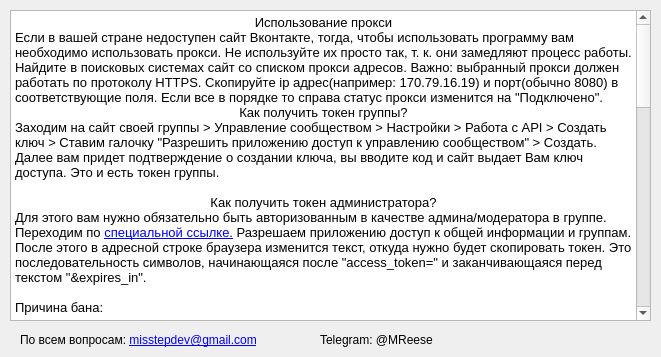
<?xml version="1.0" encoding="UTF-8"?>
<ui version="4.0">
 <class>help</class>
 <widget class="QMainWindow" name="help">
  <property name="geometry">
   <rect>
    <x>0</x>
    <y>0</y>
    <width>661</width>
    <height>357</height>
   </rect>
  </property>
  <property name="windowTitle">
   <string>help</string>
  </property>
  <widget class="QWidget" name="centralWidget">
   <widget class="QTextBrowser" name="textBrowser">
    <property name="geometry">
     <rect>
      <x>10</x>
      <y>10</y>
      <width>641</width>
      <height>311</height>
     </rect>
    </property>
    <property name="html">
     <string>&lt;!DOCTYPE HTML PUBLIC &quot;-//W3C//DTD HTML 4.0//EN&quot; &quot;http://www.w3.org/TR/REC-html40/strict.dtd&quot;&gt;
&lt;html&gt;&lt;head&gt;&lt;meta name=&quot;qrichtext&quot; content=&quot;1&quot; /&gt;&lt;style type=&quot;text/css&quot;&gt;
p, li { white-space: pre-wrap; }
&lt;/style&gt;&lt;/head&gt;&lt;body style=&quot; font-family:'MS Shell Dlg 2'; font-size:7.8pt; font-weight:400; font-style:normal;&quot;&gt;
&lt;p align=&quot;center&quot; style=&quot; margin-top:0px; margin-bottom:0px; margin-left:0px; margin-right:0px; -qt-block-indent:0; text-indent:0px;&quot;&gt;&lt;span style=&quot; font-family:'.SF NS Text'; font-size:10pt;&quot;&gt;Использование прокси&lt;/span&gt;&lt;/p&gt;
&lt;p style=&quot; margin-top:0px; margin-bottom:0px; margin-left:0px; margin-right:0px; -qt-block-indent:0; text-indent:0px;&quot;&gt;&lt;span style=&quot; font-family:'.SF NS Text'; font-size:10pt;&quot;&gt;Если в вашей стране недоступен сайт Вконтакте, тогда, чтобы использовать программу вам необходимо использовать прокси. Не используйте их просто так, т. к. они замедляют процесс работы. Найдите в поисковых системах сайт со списком прокси адресов. Важно: выбранный прокси должен работать по протоколу HTTPS. Скопируйте ip адрес(например: 170.79.16.19) и порт(обычно 8080) в соответствующие поля. Если все в порядке то справа статус прокси изменится на &amp;quot;Подключено&amp;quot;.&lt;/span&gt;&lt;/p&gt;
&lt;p align=&quot;center&quot; style=&quot; margin-top:0px; margin-bottom:0px; margin-left:0px; margin-right:0px; -qt-block-indent:0; text-indent:0px;&quot;&gt;&lt;span style=&quot; font-family:'.SF NS Text'; font-size:10pt;&quot;&gt;Как получить токен группы?&lt;/span&gt;&lt;/p&gt;
&lt;p style=&quot; margin-top:0px; margin-bottom:0px; margin-left:0px; margin-right:0px; -qt-block-indent:0; text-indent:0px;&quot;&gt;&lt;span style=&quot; font-family:'.SF NS Text'; font-size:10pt;&quot;&gt;Заходим на сайт своей группы &amp;gt; Управление сообществом &amp;gt; Настройки &amp;gt; Работа с API &amp;gt; Создать ключ &amp;gt; Ставим галочку &amp;quot;Разрешить приложению доступ к управлению сообществом&amp;quot; &amp;gt; Создать. Далее вам придет подтверждение о создании ключа, вы вводите код и сайт выдает Вам ключ доступа. Это и есть токен группы.&lt;/span&gt;&lt;/p&gt;
&lt;p style=&quot;-qt-paragraph-type:empty; margin-top:0px; margin-bottom:0px; margin-left:0px; margin-right:0px; -qt-block-indent:0; text-indent:0px; font-family:'.SF NS Text'; font-size:10pt;&quot;&gt;&lt;br /&gt;&lt;/p&gt;
&lt;p align=&quot;center&quot; style=&quot; margin-top:0px; margin-bottom:0px; margin-left:0px; margin-right:0px; -qt-block-indent:0; text-indent:0px;&quot;&gt;&lt;span style=&quot; font-family:'.SF NS Text'; font-size:10pt;&quot;&gt;Как получить токен администратора?&lt;/span&gt;&lt;/p&gt;
&lt;p style=&quot; margin-top:0px; margin-bottom:0px; margin-left:0px; margin-right:0px; -qt-block-indent:0; text-indent:0px;&quot;&gt;&lt;span style=&quot; font-family:'.SF NS Text'; font-size:10pt;&quot;&gt;Для этого вам нужно обязательно быть авторизованным в качестве админа/модератора в группе. Переходим по &lt;/span&gt;&lt;a href=&quot;https://oauth.vk.com/authorize?client_id=6475224&amp;amp;display=page&amp;amp;redirect_uri=https://oauth.vk.com/blank.html&amp;amp;scope=friends,groups,offline&amp;amp;response_type=token&amp;amp;v=7.54&quot;&gt;&lt;span style=&quot; font-family:'.SF NS Text'; font-size:10pt; text-decoration: underline; color:#0000ff;&quot;&gt;специальной ссылке.&lt;/span&gt;&lt;/a&gt;&lt;span style=&quot; font-family:'.SF NS Text'; font-size:10pt;&quot;&gt; Разрешаем приложению доступ к общей информации и группам. После этого в адресной строке браузера изменится текст, откуда нужно будет скопировать токен. Это последовательность символов, начинающаяся после &amp;quot;access_token=&amp;quot; и заканчивающаяся перед текстом &amp;quot;&amp;amp;expires_in&amp;quot;.&lt;/span&gt;&lt;/p&gt;
&lt;p style=&quot;-qt-paragraph-type:empty; margin-top:0px; margin-bottom:0px; margin-left:0px; margin-right:0px; -qt-block-indent:0; text-indent:0px; font-family:'.SF NS Text'; font-size:10pt;&quot;&gt;&lt;br /&gt;&lt;/p&gt;
&lt;p style=&quot; margin-top:0px; margin-bottom:0px; margin-left:0px; margin-right:0px; -qt-block-indent:0; text-indent:0px;&quot;&gt;&lt;span style=&quot; font-family:'.SF NS Text'; font-size:10pt;&quot;&gt;Причина бана:&lt;/span&gt;&lt;/p&gt;
&lt;ul style=&quot;margin-top: 0px; margin-bottom: 0px; margin-left: 0px; margin-right: 0px; -qt-list-indent: 1;&quot;&gt;&lt;li style=&quot; font-family:'-apple-system,system-ui,Roboto,Helvetica Neue,sans-serif'; font-size:10pt; color:#758eac;&quot; style=&quot; margin-top:5px; margin-bottom:0px; margin-left:0px; margin-right:0px; -qt-block-indent:0; text-indent:0px;&quot;&gt;&lt;span style=&quot; font-size:13px; font-style:italic; color:#000000;&quot;&gt;0&lt;/span&gt;&lt;span style=&quot; font-size:13px; color:#000000;&quot;&gt; — другое (по умолчанию);&lt;/span&gt;&lt;/li&gt;
&lt;li style=&quot; font-family:'-apple-system,system-ui,Roboto,Helvetica Neue,sans-serif'; font-size:10pt; color:#758eac;&quot; style=&quot; margin-top:0px; margin-bottom:0px; margin-left:0px; margin-right:0px; -qt-block-indent:0; text-indent:0px;&quot;&gt;&lt;span style=&quot; font-size:13px; font-style:italic; color:#000000;&quot;&gt;1&lt;/span&gt;&lt;span style=&quot; font-size:13px; color:#000000;&quot;&gt; — спам;&lt;/span&gt;&lt;/li&gt;
&lt;li style=&quot; font-family:'-apple-system,system-ui,Roboto,Helvetica Neue,sans-serif'; font-size:10pt; color:#758eac;&quot; style=&quot; margin-top:0px; margin-bottom:0px; margin-left:0px; margin-right:0px; -qt-block-indent:0; text-indent:0px;&quot;&gt;&lt;span style=&quot; font-size:13px; font-style:italic; color:#000000;&quot;&gt;2&lt;/span&gt;&lt;span style=&quot; font-size:13px; color:#000000;&quot;&gt; — оскорбление участников;&lt;/span&gt;&lt;/li&gt;
&lt;li style=&quot; font-family:'-apple-system,system-ui,Roboto,Helvetica Neue,sans-serif'; font-size:10pt; color:#758eac;&quot; style=&quot; margin-top:0px; margin-bottom:0px; margin-left:0px; margin-right:0px; -qt-block-indent:0; text-indent:0px;&quot;&gt;&lt;span style=&quot; font-size:13px; font-style:italic; color:#000000;&quot;&gt;3&lt;/span&gt;&lt;span style=&quot; font-size:13px; color:#000000;&quot;&gt; — нецензурные выражения;&lt;/span&gt;&lt;/li&gt;
&lt;li style=&quot; font-family:'-apple-system,system-ui,Roboto,Helvetica Neue,sans-serif'; font-size:10pt; color:#758eac;&quot; style=&quot; margin-top:0px; margin-bottom:0px; margin-left:0px; margin-right:0px; -qt-block-indent:0; text-indent:0px;&quot;&gt;&lt;span style=&quot; font-size:13px; font-style:italic; color:#000000;&quot;&gt;4&lt;/span&gt;&lt;span style=&quot; font-size:13px; color:#000000;&quot;&gt; — сообщения не по теме.&lt;/span&gt;&lt;/li&gt;&lt;/ul&gt;
&lt;p style=&quot;-qt-paragraph-type:empty; margin-top:0px; margin-bottom:0px; margin-left:0px; margin-right:0px; -qt-block-indent:0; text-indent:0px; font-family:'-apple-system,system-ui,Roboto,Helvetica Neue,sans-serif'; font-size:10pt; color:#000000;&quot;&gt;&lt;br /&gt;&lt;/p&gt;
&lt;p align=&quot;center&quot; style=&quot; margin-top:0px; margin-bottom:0px; margin-left:0px; margin-right:0px; -qt-block-indent:0; text-indent:0px;&quot;&gt;&lt;span style=&quot; font-family:'-apple-system,system-ui,Roboto,Helvetica Neue,sans-serif'; font-size:10pt; color:#000000;&quot;&gt;Как пользоваться программой?&lt;/span&gt;&lt;/p&gt;
&lt;p style=&quot; margin-top:0px; margin-bottom:0px; margin-left:0px; margin-right:0px; -qt-block-indent:0; text-indent:0px;&quot;&gt;&lt;span style=&quot; font-family:'-apple-system,system-ui,Roboto,Helvetica Neue,sans-serif'; font-size:10pt; color:#000000;&quot;&gt;Для начала заполните все поля в &amp;quot;Настройках группы&amp;quot;. В ID группы укажите идентификатор той группы, в черный список которой будут добавляться пользователи. Выбираем тип объекта, откуда будем получать ID пользователей, которых потом сможем заблокировать. &lt;/span&gt;&lt;/p&gt;
&lt;p style=&quot; margin-top:0px; margin-bottom:0px; margin-left:0px; margin-right:0px; -qt-block-indent:0; text-indent:0px;&quot;&gt;&lt;span style=&quot; font-family:'-apple-system,system-ui,Roboto,Helvetica Neue,sans-serif'; font-size:10pt; color:#000000;&quot;&gt;Нажмите &amp;quot;Выбрать пользователей&amp;quot;, появится окно с дополнительными настройками. Заполните все необходимые поля и нажмите &amp;quot;Продолжить&amp;quot;.&lt;/span&gt;&lt;/p&gt;
&lt;p style=&quot;-qt-paragraph-type:empty; margin-top:0px; margin-bottom:0px; margin-left:0px; margin-right:0px; -qt-block-indent:0; text-indent:0px; font-family:'-apple-system,system-ui,Roboto,Helvetica Neue,sans-serif'; font-size:10pt; color:#000000;&quot;&gt;&lt;br /&gt;&lt;/p&gt;
&lt;p align=&quot;center&quot; style=&quot; margin-top:0px; margin-bottom:0px; margin-left:0px; margin-right:0px; -qt-block-indent:0; text-indent:0px;&quot;&gt;&lt;span style=&quot; font-family:'-apple-system,system-ui,Roboto,Helvetica Neue,sans-serif'; font-size:10pt; color:#000000;&quot;&gt;Загрузка&lt;/span&gt;&lt;/p&gt;
&lt;p style=&quot; margin-top:0px; margin-bottom:0px; margin-left:0px; margin-right:0px; -qt-block-indent:0; text-indent:0px;&quot;&gt;&lt;span style=&quot; font-family:'-apple-system,system-ui,Roboto,Helvetica Neue,sans-serif'; font-size:10pt; color:#000000;&quot;&gt;Теперь вы можете загрузить список выбранных пользователей, просто кликните &amp;quot;Загрузить&amp;quot;. Если после этого загрузка не началась, то, вероятно вы неверно указали какую-либо информацию. Проверьте, что если вы выбирали объект &amp;quot;Голосование&amp;quot; или &amp;quot;Другое&amp;quot; и владельцем является группа, вы указали знак &amp;quot;-&amp;quot; перед ID владельца объекта.&lt;/span&gt;&lt;/p&gt;
&lt;p style=&quot;-qt-paragraph-type:empty; margin-top:0px; margin-bottom:0px; margin-left:0px; margin-right:0px; -qt-block-indent:0; text-indent:0px; font-family:'-apple-system,system-ui,Roboto,Helvetica Neue,sans-serif'; font-size:10pt; color:#000000;&quot;&gt;&lt;br /&gt;&lt;/p&gt;
&lt;p align=&quot;center&quot; style=&quot; margin-top:0px; margin-bottom:0px; margin-left:0px; margin-right:0px; -qt-block-indent:0; text-indent:0px;&quot;&gt;&lt;span style=&quot; font-family:'-apple-system,system-ui,Roboto,Helvetica Neue,sans-serif'; font-size:10pt; color:#000000;&quot;&gt;Если произошла ошибка&lt;/span&gt;&lt;/p&gt;
&lt;p style=&quot; margin-top:0px; margin-bottom:0px; margin-left:0px; margin-right:0px; -qt-block-indent:0; text-indent:0px;&quot;&gt;&lt;span style=&quot; font-family:'-apple-system,system-ui,Roboto,Helvetica Neue,sans-serif'; font-size:10pt; color:#000000;&quot;&gt;Если вы неправильно ввели какую-то информацию и в работе программы произошла ошибка, рекомендуется открыть программу заново, т.к. эта ошибка может привести к ошибкам в последующей работе программы.&lt;/span&gt;&lt;/p&gt;
&lt;p style=&quot;-qt-paragraph-type:empty; margin-top:0px; margin-bottom:0px; margin-left:0px; margin-right:0px; -qt-block-indent:0; text-indent:0px; font-family:'-apple-system,system-ui,Roboto,Helvetica Neue,sans-serif'; font-size:10pt; color:#000000;&quot;&gt;&lt;br /&gt;&lt;/p&gt;
&lt;p align=&quot;center&quot; style=&quot; margin-top:0px; margin-bottom:0px; margin-left:0px; margin-right:0px; -qt-block-indent:0; text-indent:0px;&quot;&gt;&lt;span style=&quot; font-family:'-apple-system,system-ui,Roboto,Helvetica Neue,sans-serif'; font-size:10pt; color:#000000;&quot;&gt;Анализ пользователей&lt;/span&gt;&lt;/p&gt;
&lt;p style=&quot; margin-top:0px; margin-bottom:0px; margin-left:0px; margin-right:0px; -qt-block-indent:0; text-indent:0px;&quot;&gt;&lt;span style=&quot; font-family:'-apple-system,system-ui,Roboto,Helvetica Neue,sans-serif'; font-size:10pt; color:#000000;&quot;&gt;После того как программа закончит загрузку, вы можете сравнить список  полученных пользователей и уже заблокированных в вашей группе, нажав на кнопку &amp;quot;Сравнить&amp;quot;. При этом, если был загружен большой список пользователей, окно может ненадолго зависнуть, дождитесь открытия нового окна.&lt;/span&gt;&lt;/p&gt;
&lt;p align=&quot;center&quot; style=&quot; margin-top:0px; margin-bottom:0px; margin-left:0px; margin-right:0px; -qt-block-indent:0; text-indent:0px;&quot;&gt;&lt;span style=&quot; font-family:'-apple-system,system-ui,Roboto,Helvetica Neue,sans-serif'; font-size:10pt; color:#000000;&quot;&gt;Блокировка&lt;/span&gt;&lt;/p&gt;
&lt;p style=&quot; margin-top:0px; margin-bottom:0px; margin-left:0px; margin-right:0px; -qt-block-indent:0; text-indent:0px;&quot;&gt;&lt;span style=&quot; font-family:'-apple-system,system-ui,Roboto,Helvetica Neue,sans-serif'; font-size:10pt; color:#000000;&quot;&gt;Теперь, загрузив список пользователей, вы можете начать процесс блокировки их в вашей группе. Выберите параметры блокировки в &amp;quot;Настройках блокировки&amp;quot;. Также можно оставить комментарий, но это крайне не рекомендуется, т.к. увеличит количество запросов на сервера ВК и может привести к нестабильной работе программы. Далее нажмите на кнопку &amp;quot;Заблокировать&amp;quot; и если вы выполнили все шаги правильно, начнется процесс блокировки. Если что-то пошло не так проверьте правильность введеной информации, а также удостоверьтесь что пользователь, чей токен вы вводили в поле &amp;quot;Токен администратора&amp;quot; обладает правами администратора/модератора в данной группе.&lt;/span&gt;&lt;/p&gt;
&lt;p style=&quot;-qt-paragraph-type:empty; margin-top:0px; margin-bottom:0px; margin-left:0px; margin-right:0px; -qt-block-indent:0; text-indent:0px; font-family:'-apple-system,system-ui,Roboto,Helvetica Neue,sans-serif'; font-size:10pt; color:#000000;&quot;&gt;&lt;br /&gt;&lt;/p&gt;
&lt;p align=&quot;center&quot; style=&quot; margin-top:0px; margin-bottom:0px; margin-left:0px; margin-right:0px; -qt-block-indent:0; text-indent:0px;&quot;&gt;&lt;span style=&quot; font-family:'-apple-system,system-ui,Roboto,Helvetica Neue,sans-serif'; font-size:10pt; color:#000000;&quot;&gt;Почему блокируются не все пользователи?&lt;/span&gt;&lt;/p&gt;
&lt;p style=&quot; margin-top:0px; margin-bottom:0px; margin-left:0px; margin-right:0px; -qt-block-indent:0; text-indent:0px;&quot;&gt;&lt;span style=&quot; font-family:'-apple-system,system-ui,Roboto,Helvetica Neue,sans-serif'; font-size:10pt; color:#000000;&quot;&gt;Очень часто число загруженных пользователей и число забаненных будет не совпадать. Это происходит потому, что странницы этих пользователей либо удалены, либо заблокированны администрацией ВК.&lt;/span&gt;&lt;/p&gt;
&lt;p style=&quot;-qt-paragraph-type:empty; margin-top:0px; margin-bottom:0px; margin-left:0px; margin-right:0px; -qt-block-indent:0; text-indent:0px; font-family:'-apple-system,system-ui,Roboto,Helvetica Neue,sans-serif'; font-size:10pt; color:#000000;&quot;&gt;&lt;br /&gt;&lt;/p&gt;
&lt;p align=&quot;center&quot; style=&quot; margin-top:0px; margin-bottom:0px; margin-left:0px; margin-right:0px; -qt-block-indent:0; text-indent:0px;&quot;&gt;&lt;span style=&quot; font-family:'-apple-system,system-ui,Roboto,Helvetica Neue,sans-serif'; font-size:10pt; color:#000000;&quot;&gt;Планы работ&lt;/span&gt;&lt;/p&gt;
&lt;p style=&quot; margin-top:0px; margin-bottom:0px; margin-left:0px; margin-right:0px; -qt-block-indent:0; text-indent:0px;&quot;&gt;&lt;span style=&quot; font-family:'-apple-system,system-ui,Roboto,Helvetica Neue,sans-serif'; font-size:10pt; color:#000000;&quot;&gt;Сначала нужно создать новую сборку. Введите название и нажмите &amp;quot;Создать&amp;quot;. После этого выберите созданную сборку, нажав на нее в специальном поле выше и Вам будут доступны действия с данной сборкой: удалить, подробнее (там Вы можете посмотреть, какие действия записаны в данной сборке), добавить текущее задание (т.е. то что записано в главном окне программы), активировать.&lt;/span&gt;&lt;/p&gt;
&lt;p style=&quot;-qt-paragraph-type:empty; margin-top:0px; margin-bottom:0px; margin-left:0px; margin-right:0px; -qt-block-indent:0; text-indent:0px; font-family:'-apple-system,system-ui,Roboto,Helvetica Neue,sans-serif'; font-size:13pt; color:#000000;&quot;&gt;&lt;br /&gt;&lt;/p&gt;&lt;/body&gt;&lt;/html&gt;</string>
    </property>
    <property name="openExternalLinks">
     <bool>true</bool>
    </property>
   </widget>
   <widget class="QLabel" name="mail">
    <property name="geometry">
     <rect>
      <x>20</x>
      <y>330</y>
      <width>281</width>
      <height>21</height>
     </rect>
    </property>
    <property name="text">
     <string>&lt;html&gt;&lt;head/&gt;&lt;body&gt;&lt;p&gt;По всем вопросам: &lt;a href=&quot;mailto:misstepdev@gmail.com?subject=BanManager&quot;&gt;&lt;span style=&quot; text-decoration: underline; color:#0000ff;&quot;&gt;misstepdev@gmail.com&lt;/span&gt;&lt;/a&gt;&lt;/p&gt;&lt;/body&gt;&lt;/html&gt;</string>
    </property>
    <property name="openExternalLinks">
     <bool>true</bool>
    </property>
   </widget>
   <widget class="QLabel" name="telegram">
    <property name="geometry">
     <rect>
      <x>320</x>
      <y>330</y>
      <width>131</width>
      <height>20</height>
     </rect>
    </property>
    <property name="text">
     <string>Telegram: @MReese</string>
    </property>
   </widget>
  </widget>
 </widget>
 <layoutdefault spacing="6" margin="11"/>
 <resources/>
 <connections/>
</ui>
